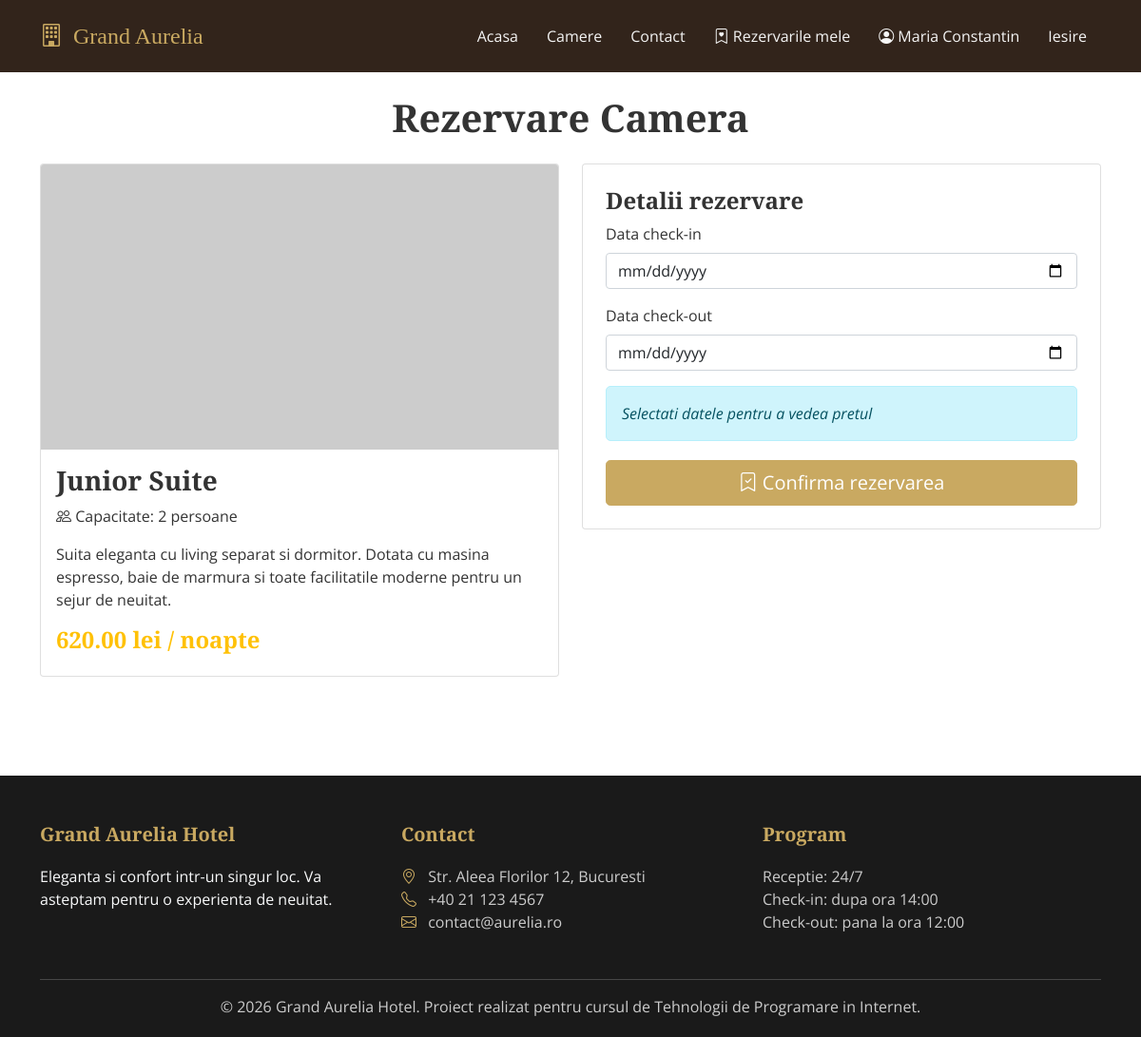
The page /rezerva.php?id=3 (signed in) on the database its author committed.
### tables this page shows
CREATE TABLE camere (
    id INT AUTO_INCREMENT PRIMARY KEY,
    nume VARCHAR(100) NOT NULL,
    descriere TEXT NOT NULL,
    pret DECIMAL(10, 2) NOT NULL,
    capacitate INT NOT NULL DEFAULT 2,
    imagine VARCHAR(255) DEFAULT 'img/camera-default.jpg',
    status ENUM('disponibila', 'curatenie') NOT NULL DEFAULT 'disponibila'
);

### rezerva.php (the view, shortened to what this page needs)
<?php
include 'includes/db.php';
$id_camera = (int)$_GET['id'];
$sql_camera = "SELECT * FROM camere WHERE id = ? AND status = 'disponibila'";
$stmt = mysqli_prepare($conexiune, $sql_camera);
mysqli_stmt_bind_param($stmt, "i", $id_camera);
mysqli_stmt_execute($stmt);
$rezultat = mysqli_stmt_get_result($stmt);
$camera = mysqli_fetch_assoc($rezultat);
$mesaj_succes = "";
include 'includes/header.php';
?>
<div class="container" style="margin-top: 30px;">
    <h1 class="text-center mb-4">Rezervare Camera</h1>
    <?php if (!empty($mesaj_succes)): ?>
        <div class="alert alert-success">
            <i class="bi bi-check-circle"></i>
            <?php echo $mesaj_succes; ?>
            <br>
            <a href="rezervarile-mele.php" class="btn btn-sm btn-success mt-2">Vezi rezervarile mele</a>
            <a href="index.php" class="btn btn-sm btn-secondary mt-2">Inapoi la camere</a>
        </div>
    <?php else: ?>
    <div class="row">
        <div class="col-md-6 mb-4">
            <div class="card">
                <img src="<?php echo htmlspecialchars($camera['imagine']); ?>"
                     class="card-img-top"
                     alt="<?php echo htmlspecialchars($camera['nume']); ?>"
                     style="height: 300px; object-fit: cover;"
                     onerror="this.src='https://via.placeholder.com/600x300/c9a961/ffffff?text=Grand+Aurelia'">
                <div class="card-body">
                    <h3><?php echo htmlspecialchars($camera['nume']); ?></h3>
                    <p>
                        <i class="bi bi-people"></i> Capacitate: <?php echo $camera['capacitate']; ?> persoane
                    </p>
                    <p><?php echo htmlspecialchars($camera['descriere']); ?></p>
                    <h4 class="text-warning">
                        <?php echo $camera['pret']; ?> lei / noapte
                    </h4>
                </div>
            </div>
        </div>
        <div class="col-md-6 mb-4">
            <div class="card p-4">
                <h4>Detalii rezervare</h4>
                <form method="POST" action="rezerva.php?id=<?php echo $id_camera; ?>"
                      onsubmit="return validareRezervare()">
                    <div class="mb-3">
                        <label for="data_check_in" class="form-label">Data check-in</label>
                        <input type="date" class="form-control" id="data_check_in" name="data_check_in"
                               onchange="calculeazaPret()" required>
                    </div>
                    <div class="mb-3">
                        <label for="data_check_out" class="form-label">Data check-out</label>
                        <input type="date" class="form-control" id="data_check_out" name="data_check_out"
                               onchange="calculeazaPret()" required>
                    </div>
                    <div class="alert alert-info" id="total_pret">
                        <em>Selectati datele pentru a vedea pretul</em>
                    </div>
                    <button type="submit" class="btn btn-primary w-100 btn-lg">
                        <i class="bi bi-bookmark-check"></i> Confirma rezervarea
                    </button>
                </form>
            </div>
        </div>
    </div>
    <?php endif; ?>
</div>
<?php include 'includes/footer.php'; ?>

### css/style.css (style rules this page uses)
body { font-family: 'Open Sans', sans-serif; color: #333; padding-top: 70px; }
h1, h2, h3, h4, h5 { font-family: 'Playfair Display', serif; font-weight: 700; }
.btn-primary { background-color: #c9a961; border-color: #c9a961; }
.alert { border-radius: 5px; margin-bottom: 20px; }

### rows shown on the page
camere: nume "Junior Suite", capacitate "2", descriere "Suita eleganta cu living separat si dormitor. Dotata cu masina espresso, baie de marmura si toate facilitatile moderne pentru un sejur de neuitat.", pret "620.00"

### other values the page prints
$_SESSION['utilizator_nume'] "Maria Constantin"
